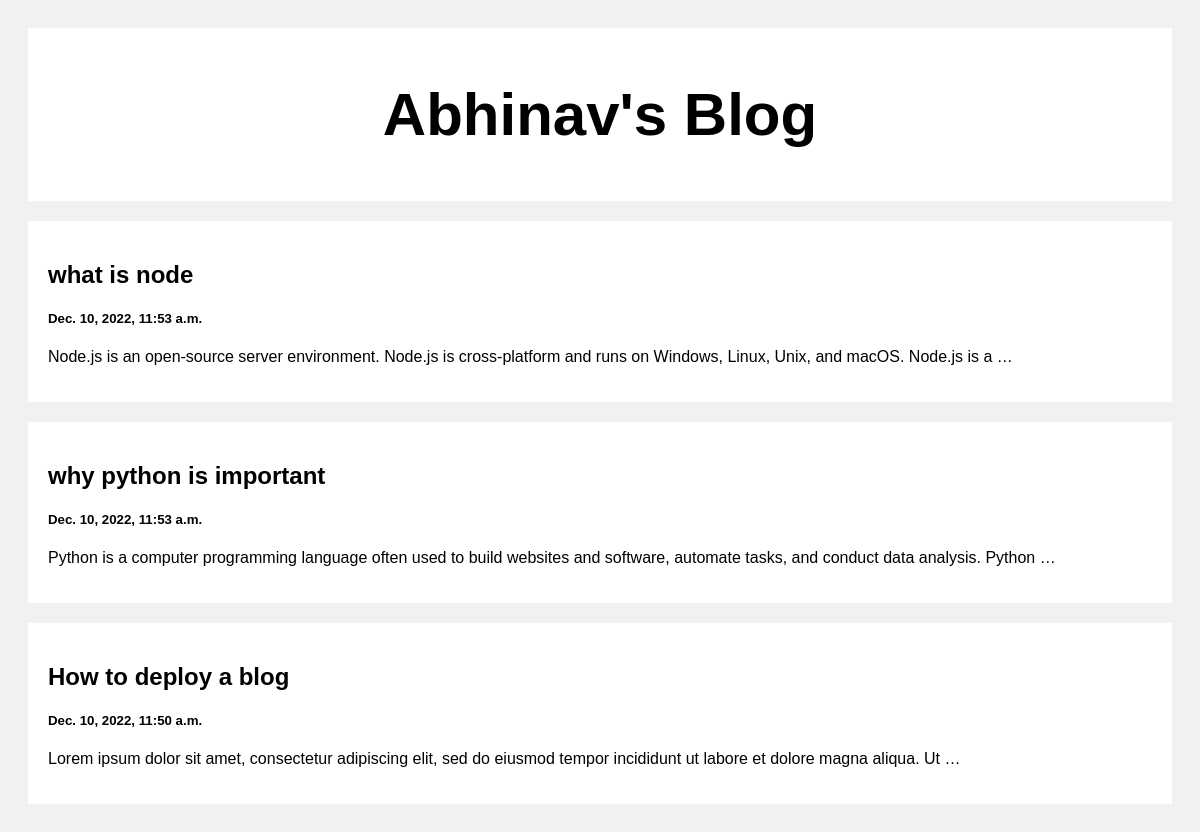
The page / on the database its author committed.
### posts/models.py (models this page shows)
class Post(models.Model):
    title = models.CharField(max_length=100)
    body=models.CharField(max_length=1000000)
    created_at = models.DateTimeField(default= datetime.now, blank=True)

### posts/views.py (the view)
# urls.py: path('',views.index,name='index'),
def index(request):
    posts = Post.objects.all()
    return render(request,'index.html',{'posts':posts})

### templates/index.html (shortened to what this page needs)
<!DOCTYPE html>
<html>
<head>
</head>
<body>
<div class="header">
  <h2>Abhinav's Blog</h2>
</div>
<div class="row">
  <div class="leftcolumn">
    {% for post in posts reversed %}
    <div class="card">
      <a style="text-decoration: none; color: black;" href="/post/{{post.id}}">
        <h2>{{post.title}}</h2>
        <h5>{{post.created_at}}</h5>
        <p>{{post.body|truncatewords:20}}</p>
      </a>
    </div>
    {% endfor %}
  </div>
</div>
</body>
</html>

### templates/index.html (style rules this page uses)
* { box-sizing: border-box; }
body { font-family: Arial; padding: 20px; background: #f1f1f1; }
.header { padding: 2px; font-size: 40px; text-align: center; background: white; }
.leftcolumn { float: left; width: 100%; }
.card { background-color: white; padding: 20px; margin-top: 20px; }
.row:after { content: ""; display: table; clear: both; }

### rows shown on the page
Post: title "what is node", created_at "Dec. 10, 2022, 11:53 a.m.", body "Node.js is an open-source server environment. Node.js is cross-platform and runs on Windows, Linux, Unix, and macOS. Node.js is a …"
Post: title "why python is important", created_at "Dec. 10, 2022, 11:53 a.m.", body "Python is a computer programming language often used to build websites and software, automate tasks, and conduct data analysis. Python …"
Post: title "How to deploy a blog", created_at "Dec. 10, 2022, 11:50 a.m.", body "Lorem ipsum dolor sit amet, consectetur adipiscing elit, sed do eiusmod tempor incididunt ut labore et dolore magna aliqua. Ut …"
